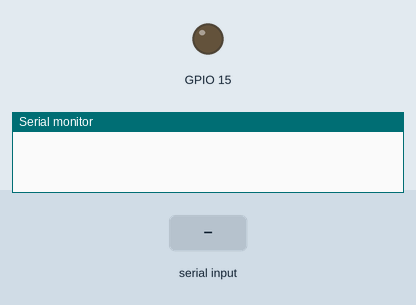
Simulated run of this sketch. Board: ESP32. Parts: output pins drawn as LEDs (lit = HIGH), the last lines printed to the serial monitor. The test bench sets the inputs (shaded band). Nothing arrives over Bluetooth unless stated.

Above: at 1.2 s.
1.3 s: "1" received over the second serial link
At 2.45 s:
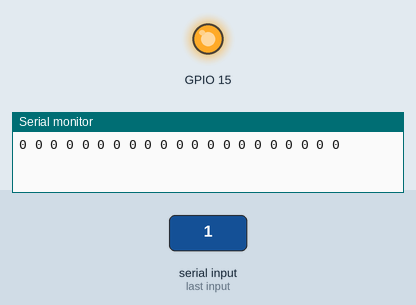
Timing chart, 0 to 4.3 s (numbered marks = the images above; inputs shaded):
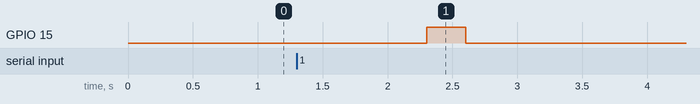

The sketch:

Receiver_280924.ino
```cpp
#include "BluetoothSerial.h"
#if !defined(CONFIG_BT_ENABLED) || !defined(CONFIG_BLUEDROID_ENABLED)
#error Bluetooth is not enabled! Please run `make menuconfig` to and enable it
#endif

BluetoothSerial SerialBT;

const int maxExpectedBytes = 29;
byte receivedData[maxExpectedBytes];
bool newDataAvailable = false;
uint64_t combinedValue = 0;

void setup()
{
  SerialBT.begin("receiver");
  Serial.begin(115200);
  pinMode(15, OUTPUT);
}

void loop()
{
  digitalWrite(15, LOW);
  if (SerialBT.available())
  {
    memset(receivedData, 0, sizeof(receivedData));

    int byteCounter = 0;
    unsigned long startTime = millis();
    const unsigned long timeout = 1000;

    while (byteCounter < maxExpectedBytes && (millis() - startTime) < timeout)
    {
      if (SerialBT.available())
      {
        byte receivedByte = SerialBT.read();
        receivedData[byteCounter] = receivedByte;
        byteCounter++;
      }
    }

    newDataAvailable = (byteCounter > 0);
  }

  if (newDataAvailable)
  {
    for (int i = 4; i < 25; i++)
    {
      Serial.print(receivedData[i], HEX);
      Serial.print(" ");
    }
    Serial.println();
    newDataAvailable = false;
    combinedValue = 0;
    digitalWrite(15, HIGH);
    delay(300);
    while (SerialBT.available())
    {
      SerialBT.read();
    }
  }
}
```

Measured:
- after the input at 1.3 s, GPIO 15: LOW → HIGH after 1.0 s, → LOW 0.30 s later
